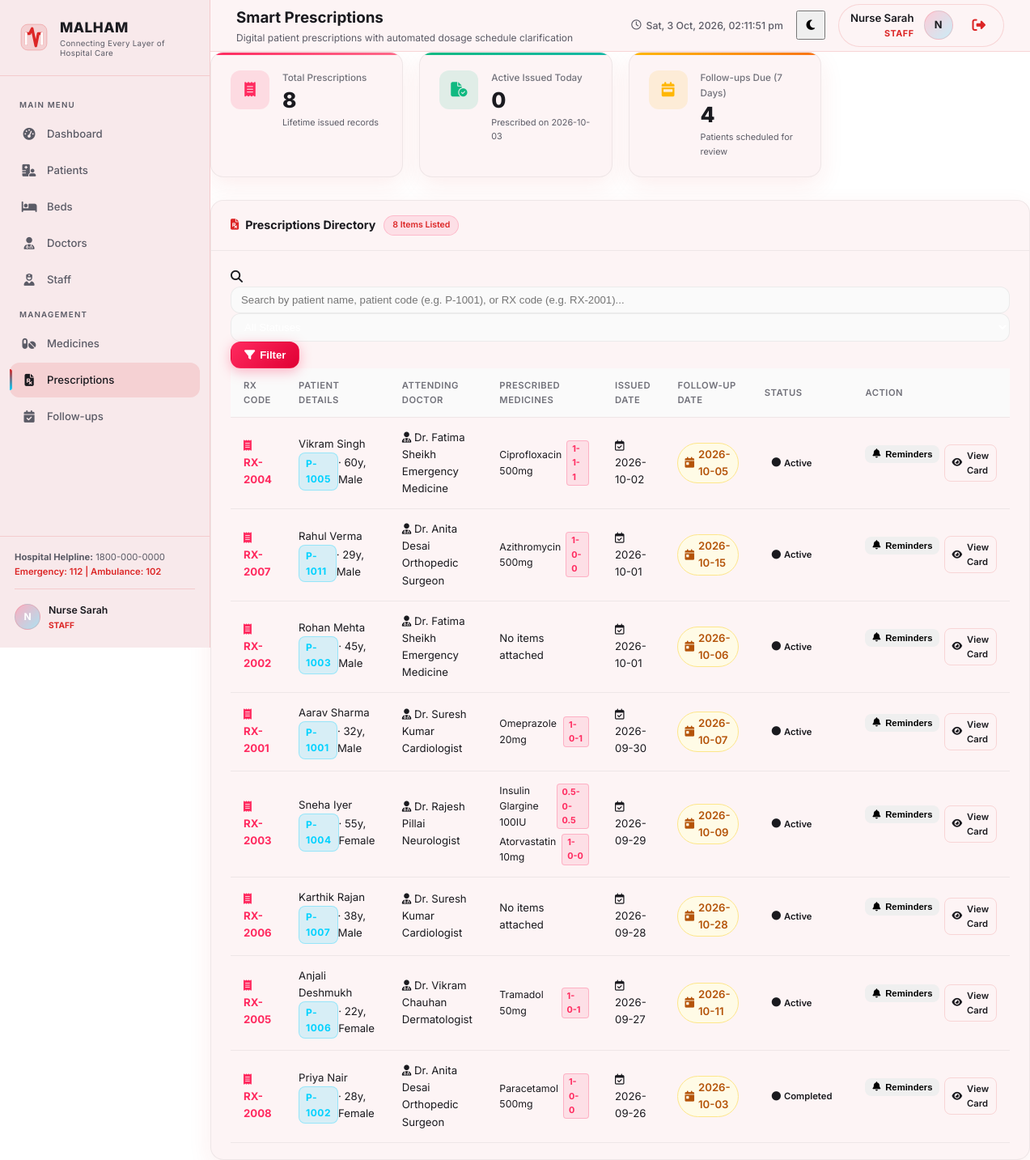
Before: /prescriptions (signed in) with the older database file.
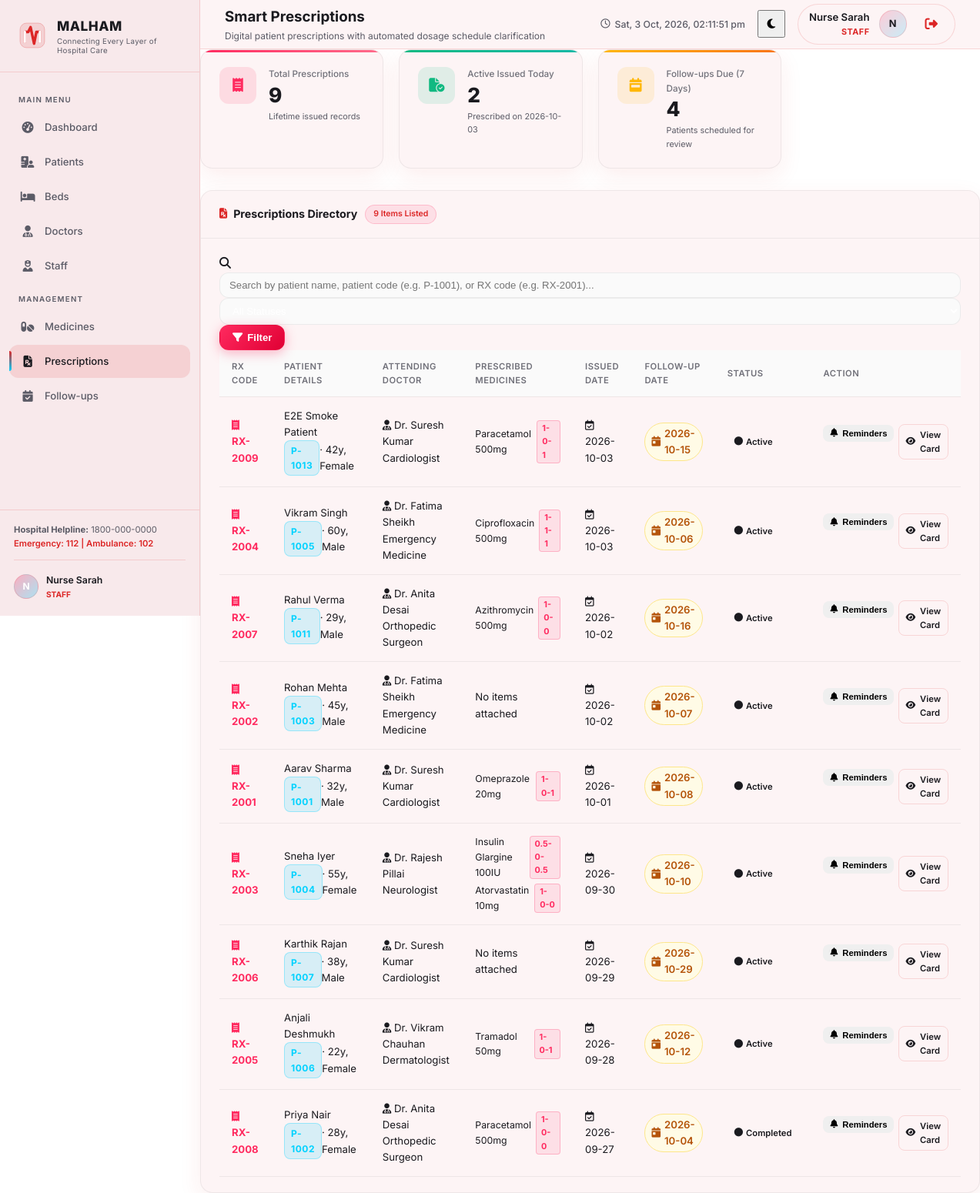
After: the same page with the newer database file.
### tables this page shows
CREATE TABLE prescriptions (
            id             INTEGER PRIMARY KEY AUTOINCREMENT,
            rx_code        TEXT UNIQUE,
            patient_id     INTEGER NOT NULL,
            doctor_id      INTEGER NOT NULL,
            visit_id       INTEGER,
            issued_on      TEXT DEFAULT (datetime('now')),
            diagnosis_note TEXT,
            general_advice TEXT,
            follow_up_date TEXT,
            status         TEXT DEFAULT 'active', -- active / completed / cancelled
            created_at     TEXT DEFAULT (datetime('now')),
            FOREIGN KEY (patient_id) REFERENCES patients(id),
            FOREIGN KEY (doctor_id)  REFERENCES doctors(id),
            FOREIGN KEY (visit_id)   REFERENCES visits(id)
        );

CREATE TABLE patients (
            id              INTEGER PRIMARY KEY AUTOINCREMENT,
            patient_code    TEXT UNIQUE,
            name            TEXT NOT NULL,
            age             INTEGER,
            gender          TEXT,
            phone           TEXT,
            address         TEXT,
            blood_group     TEXT,
            registered_on   TEXT DEFAULT (date('now')),
            admission_date  TEXT,
            discharge_date  TEXT,
            status          TEXT DEFAULT 'admitted',  -- admitted / discharged / emergency
            department      TEXT,
            created_at      TEXT DEFAULT (datetime('now'))
        );

CREATE TABLE doctors (
            id              INTEGER PRIMARY KEY AUTOINCREMENT,
            name            TEXT NOT NULL,
            specialization  TEXT,
            phone           TEXT,
            email           TEXT,
            status          TEXT DEFAULT 'available',  -- available / busy / off-duty
            shift           TEXT DEFAULT 'morning',    -- morning / evening / night
            created_at      TEXT DEFAULT (datetime('now'))
        );

CREATE TABLE prescription_items (
            id                   INTEGER PRIMARY KEY AUTOINCREMENT,
            prescription_id      INTEGER NOT NULL,
            medicine_id          INTEGER NOT NULL,
            dosage_pattern       TEXT NOT NULL,       -- e.g. "1-0-1"
            food_timing          TEXT DEFAULT 'after food', -- before food / after food / with food / any time
            duration_days        INTEGER DEFAULT 5,
            special_instructions TEXT,
            FOREIGN KEY (prescription_id) REFERENCES prescriptions(id),
            FOREIGN KEY (medicine_id)     REFERENCES medicines(id)
        );

CREATE TABLE medicines (
            id          INTEGER PRIMARY KEY AUTOINCREMENT,
            name        TEXT NOT NULL,
            category    TEXT,
            quantity    INTEGER DEFAULT 0,
            unit        TEXT DEFAULT 'tablets',
            expiry_date TEXT,
            supplier    TEXT,
            price       REAL DEFAULT 0.0,
            status      TEXT DEFAULT 'in-stock', -- in-stock / low-stock / out-of-stock
            created_at  TEXT DEFAULT (datetime('now'))
        , generic_name TEXT, form TEXT DEFAULT 'tablet', strength TEXT, reorder_level INTEGER DEFAULT 20, unit_price REAL DEFAULT 0.0, last_updated TEXT);

### app.py (the view)
@app.route("/prescriptions")
@role_required('head_doctor', 'doctor', 'staff')
def prescriptions():
    search_query = request.args.get("q", "").strip()
    status_filter = request.args.get("status", "").strip()
    today_date = datetime.now().strftime("%Y-%m-%d")
    total_count = query_db("SELECT COUNT(*) AS c FROM prescriptions", one=True)["c"]
    active_today_count = query_db(
        "SELECT COUNT(*) AS c FROM prescriptions WHERE status='active' AND date(issued_on) = ?",
        (today_date,),
        one=True
    )["c"]
    next_week = (datetime.now() + timedelta(days=7)).strftime("%Y-%m-%d")
    followups_due_week_count = query_db(
        "SELECT COUNT(*) AS c FROM prescriptions WHERE status='active' AND follow_up_date BETWEEN ? AND ?",
        (today_date, next_week),
        one=True
    )["c"]
    sql = (
        "SELECT pr.*, p.name AS patient_name, p.patient_code, p.age, p.gender, "
        "       d.name AS doctor_name, d.specialization, "
        "       (SELECT COUNT(*) FROM prescription_items WHERE prescription_id = pr.id) AS item_count "
        "FROM prescriptions pr "
        "JOIN patients p ON pr.patient_id = p.id "
        "LEFT JOIN doctors d ON pr.doctor_id = d.id "
        "WHERE 1=1 "
    )
    params = []
    if search_query:
        sql += "AND (p.name LIKE ? OR p.patient_code LIKE ? OR pr.rx_code LIKE ?) "
        term = f"%{search_query}%"
        params.extend([term, term, term])
    if status_filter and status_filter != "all":
        sql += "AND pr.status = ? "
        params.append(status_filter)
    sql += "ORDER BY pr.issued_on DESC, pr.id DESC"
    prescriptions_list = query_db(sql, params)
    for rx in prescriptions_list:
        rx["med_items"] = query_db(
            "SELECT pi.*, m.name AS medicine_name, m.generic_name, m.form "
            "FROM prescription_items pi "
            "JOIN medicines m ON pi.medicine_id = m.id "
            "WHERE pi.prescription_id=?",
            (rx["id"],)
        )
    return render_template(
        "prescriptions.html",
        prescriptions=prescriptions_list,
        total_count=total_count,
        active_today_count=active_today_count,
        followups_due_week_count=followups_due_week_count,
        search_query=search_query,
        status_filter=status_filter,
        today_date=today_date,
    )

### app.py (called while the page is built)
def get_current_user():
    user_id = session.get("user_id")
    if not user_id:
        return None
    conn = get_db_connection()
    user = conn.execute("SELECT * FROM users WHERE id = ?", (user_id,)).fetchone()
    conn.close()
    return user

@app.before_request
def require_login():
    endpoint = request.endpoint
    if endpoint in ('login', 'static') or (request.path and request.path.startswith('/static')):
        return None
    if 'user_id' not in session:
        return redirect(url_for('login'))
    g.user = get_current_user()
    if not g.user:
        session.clear()
        return redirect(url_for('login'))

@app.context_processor
def inject_globals():
    return dict(
        current_user=getattr(g, 'user', None),
        attendance_demo_mode=ATTENDANCE_DEMO_MODE
    )

def query_db(sql, args=(), one=False):
    conn = get_db_connection()
    rows = conn.execute(sql, args).fetchall()
    conn.close()
    result = [dict(row) for row in rows]
    return result[0] if one and result else result

### database.py (called while the page is built)
def get_db_connection():
    conn = sqlite3.connect(DATABASE)
    conn.row_factory = sqlite3.Row  # allows dict-like access to rows
    return conn

### templates/prescriptions.html (shortened to what the changed rows need)
{% extends "base.html" %}
{% block content %}
<div class="prescriptions-container">
    <div class="stats-grid mb-20">
        <div class="stat-card card-rose animate-in">
            <div class="stat-info">
                <div class="stat-label">Total Prescriptions</div>
                <div class="stat-value">{{ total_count }}</div>
                <div class="stat-detail">Lifetime issued records</div>
            </div>
        </div>
        <div class="stat-card card-emerald animate-in">
            <div class="stat-info">
                <div class="stat-label">Active Issued Today</div>
                <div class="stat-value">{{ active_today_count }}</div>
                <div class="stat-detail">Prescribed on {{ today_date }}</div>
            </div>
        </div>
    </div>
    <div class="card animate-in">
        <div class="card-header flex-between flex-wrap gap-15">
            <div class="flex-align-center gap-10">
                <h3><i class="fa-solid fa-file-prescription text-rose-600"></i> Prescriptions Directory</h3>
                <span class="card-badge">{{ prescriptions|length }} Items Listed</span>
            </div>
        </div>
        <div class="card-body">
            {% if prescriptions %}
            <div class="table-responsive">
                <table class="data-table">
                    <thead>
                        <tr>
                            <th>RX Code</th>
                            <th>Patient Details</th>
                            <th>Attending Doctor</th>
                            <th>Prescribed Medicines</th>
                            <th>Issued Date</th>
                            <th>Follow-up Date</th>
                            <th>Status</th>
                            <th class="text-right">Action</th>
                        </tr>
                    </thead>
                    <tbody>
                        {% for rx in prescriptions %}
                        <tr>
                            <td class="font-bold">
                                <a href="{{ url_for('view_prescription', prescription_id=rx.id) }}" class="rx-code-link">
                                    <i class="fa-solid fa-receipt text-rose-500"></i> {{ rx.rx_code or ('RX-' ~ rx.id) }}
                                </a>
                            </td>
                            <td>
                                <div class="font-semibold">
                                    <a href="{{ url_for('patient_profile', patient_id=rx.patient_id) }}" class="hover-underline">
                                        {{ rx.patient_name }}
                                    </a>
                                </div>
                                <div class="text-xs text-muted flex-align-center gap-6">
                                    <span class="patient-code-badge">{{ rx.patient_code }}</span>
                                    <span>· {{ rx.age }}y, {{ rx.gender }}</span>
                                </div>
                            </td>
                            <td>
                                <div class="font-medium text-sm"><i class="fa-solid fa-user-doctor text-xs text-muted"></i> {{ rx.doctor_name or 'Unassigned' }}</div>
                                <div class="text-xs text-muted">{{ rx.specialization or '' }}</div>
                            </td>
                            <td>
                                <div class="rx-meds-summary">
                                    {% if rx.med_items %}
                                        {% for item in rx.med_items %}
                                        <div class="rx-med-pill-item">
                                            <span class="font-medium">{{ item.medicine_name }}</span>
                                            <span class="pattern-tag">{{ item.dosage_pattern }}</span>
                                        </div>
                                        {% endfor %}
                                    {% else %}
                                        <span class="text-muted text-xs">No items attached</span>
                                    {% endif %}
                                </div>
                            </td>
                            <td class="text-xs text-muted font-medium">
                                <i class="fa-regular fa-calendar-check"></i> {{ rx.issued_on[:10] if rx.issued_on else '—' }}
                            </td>
                            <td class="text-xs">
                                {% if rx.follow_up_date %}
                                    <span class="badge-followup-date">
                                        <i class="fa-solid fa-calendar-day"></i> {{ rx.follow_up_date }}
                                    </span>
                                {% else %}
                                    <span class="text-muted">—</span>
                                {% endif %}
                            </td>
                            <td>
                                <span class="badge-vstatus status-{{ rx.status or 'active' }}">
                                    <i class="fa-solid fa-circle"></i> {{ (rx.status or 'active')|capitalize }}
                                </span>
                            </td>
                            <td class="text-right">
                                <div class="actions-inline-flex" style="display:inline-flex; gap:6px;">
                                    <form method="POST" action="{{ url_for('generate_reminders_route', prescription_id=rx.id) }}" style="display:inline;">
                                        <button type="submit" class="btn btn-xs btn-rose-outline" title="Generate Medication & Follow-up Reminders">
                                            <i class="fa-solid fa-bell"></i> Reminders
                                        </button>
                                    </form>
                                    <a href="{{ url_for('view_prescription', prescription_id=rx.id) }}" class="btn btn-xs btn-outline">
                                        <i class="fa-solid fa-eye"></i> View Card
                                    </a>
                                </div>
                            </td>
                        </tr>
                        {% endfor %}
                    </tbody>
                </table>
            </div>
            {% endif %}
        </div>
    </div>
</div>
{% endblock %}

Changed rows visible on the page:
added prescriptions: rx_code "RX-2009", patient_name "E2E Smoke Patient", patient_code "P-1013", age "42", gender "Female", name "Dr. Suresh Kumar", specialization "Cardiologist", issued_on "2026-10-03", follow_up_date "2026-10-15", status "Active"
added prescription_items: medicine_name "Paracetamol 500mg", dosage_pattern "1-0-1", shown under "RX-2009"
changed prescriptions "RX-2004": issued_on "2026-10-02" → "2026-10-03"; follow_up_date "2026-10-05" → "2026-10-06"
changed prescriptions "RX-2007": issued_on "2026-10-01" → "2026-10-02"; follow_up_date "2026-10-15" → "2026-10-16"
changed prescriptions "RX-2002": issued_on "2026-10-01" → "2026-10-02"; follow_up_date "2026-10-06" → "2026-10-07"
changed prescriptions "RX-2001": issued_on "2026-09-30" → "2026-10-01"; follow_up_date "2026-10-07" → "2026-10-08"
changed prescriptions "RX-2003": issued_on "2026-09-29" → "2026-09-30"; follow_up_date "2026-10-09" → "2026-10-10"
changed prescriptions "RX-2006": issued_on "2026-09-28" → "2026-09-29"; follow_up_date "2026-10-28" → "2026-10-29"
changed prescriptions "RX-2005": issued_on "2026-09-27" → "2026-09-28"; follow_up_date "2026-10-11" → "2026-10-12"
changed prescriptions "RX-2008": issued_on "2026-09-26" → "2026-09-27"; follow_up_date "2026-10-03" → "2026-10-04"
Other visible differences:
{{ total_count }}: "8" → "9"
{{ active_today_count }}: "0" → "2"
{{ prescriptions|length }}: "8" → "9"
